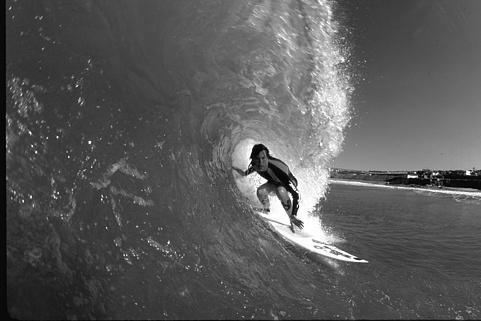
#> input picture PA3_Chakib_Cerny/image.jpg, 481 x 321 px
$ python ImageSeg.py
#> lines starting #> are read from the running program, lines starting #| are printed output that depends on the picture
import cv2
import numpy as np
import matplotlib
import matplotlib.pyplot as plt

############################################################################
#################################Binary#####################################
############################################################################
#Import the images
image = cv2.imread('image.jpg', cv2.IMREAD_GRAYSCALE)
#> image is the input picture: shape (321, 481); min 0, max 255, mean 88.9
#create a histogram for the image
plt.hist(image.ravel(),256,[0,256])
#show the histogram
plt.show()
#> figure, not shown here; tallest bar 3038 high, from x = 62 to 63
#Import the images
image2 = cv2.imread('image2.jpg', cv2.IMREAD_GRAYSCALE)
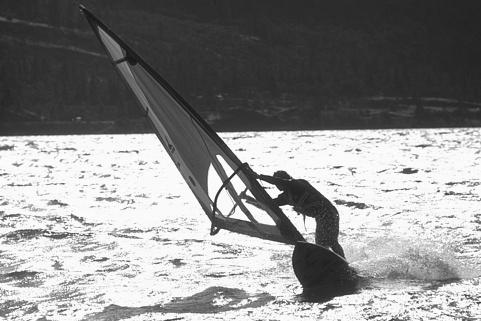
#> input picture PA3_Chakib_Cerny/image2.jpg, 481 x 321 px
#> image2 is the input picture: shape (321, 481); min 15, max 255, mean 139.2
#create a histogram for the image
plt.hist(image2.ravel(),256,[0,256])
#show the histogram
plt.show()
#> figure, not shown here; tallest bar 6287 high, from x = 255 to 256
#Import the images
image3 = cv2.imread('image3.jpg', cv2.IMREAD_GRAYSCALE)
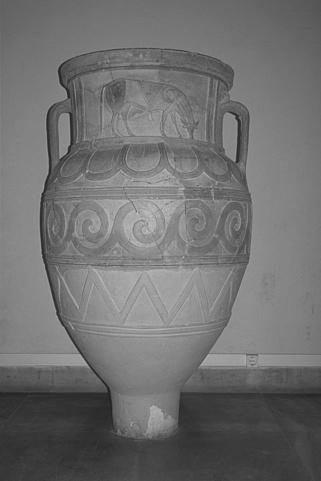
#> input picture PA3_Chakib_Cerny/image3.jpg, 321 x 481 px
#> image3 is the input picture: shape (481, 321); min 28, max 199, mean 111.4
#create a histogram for the image
plt.hist(image3.ravel(),256,[0,256])
#show the histogram
plt.show()
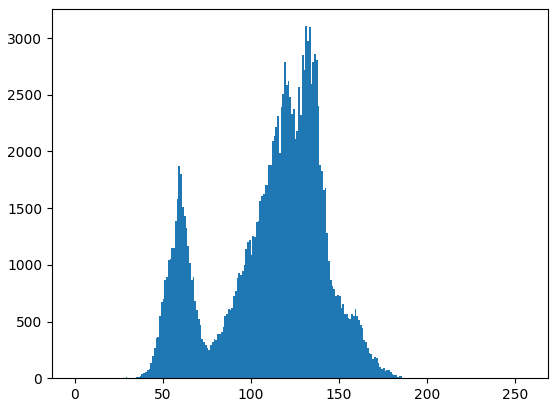
#> figure drawn by matplotlib, 1 panel; tallest bar 3105 high, from x = 131 to 132

#Blurrying the image using a gaussian filter to get rid of noise
image = cv2.GaussianBlur(image, (5, 5), 0)
image2 = cv2.GaussianBlur(image2, (5, 5), 0)
image3 = cv2.GaussianBlur(image3, (5, 5), 0)

#make a copy of the image so we can reuse it later for Otsu
Im1Bin = image.copy()
#Binary threshold, everything under 100 gets 0, everything over 255
Im1Bin[image > 100] = 255
Im1Bin[image < 100] = 0

#make a copy of the image so we can reuse it later for Otsu
Im2Bin = image2.copy()
#Binary threshold, everything under 60 gets 0, everything over 255
Im2Bin[image2 > 60] = 255
Im2Bin[image2 < 60] = 0
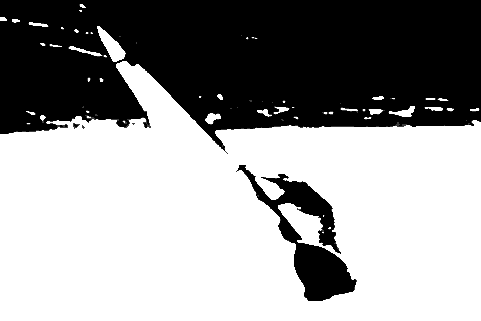
#> Im2Bin: shape (321, 481); min 0, max 255, mean 152.5

#make a copy of the image so we can reuse it later for Otsu
Im3Bin = image3.copy()
#Binary threshold, everything under 126 gets 0, everything over 255
Im3Bin[image3 > 126] = 255
Im3Bin[image3 < 126] = 0
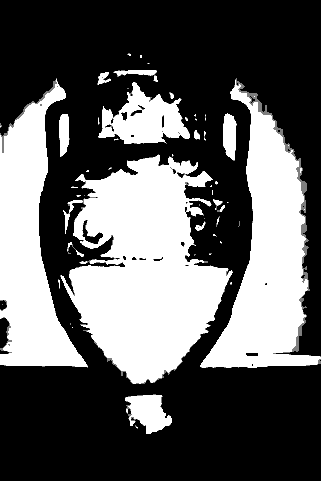
#> Im3Bin: shape (481, 321); min 0, max 255, mean 94.9

############################################################################
#################################Otsu#######################################
############################################################################
#methood that return the Otsu threshold value for giver image to avoid copying it 3 times
def getThres(image):
    #initialize variables
    maxVal, thres = 0,0
    height, width = image.shape
#> height = 321; width = 481
    #create a histogram for the image
    his = np.histogram(image, np.array(range(0, 256)))[0]
#> his = 255 values, max 3316 at index 74, min 0 at index 0, mean 605.5
    #print(his)
    #create an array from 0 to 255 which represents the pixel values
    binVal = np.array(range(0, 256))
    #loop through all the values defined earlier
    for i in binVal[1:-1]:
        #get the value for the first part of the array (0 to i)
        Wb = np.sum(his[:i])/(height*width)
        #get the value for the second part of the array (i to 255)
        Wf = np.sum(his[i:])/(height*width)
        #get the mean for the first part of the array
        meanBack = np.mean(his[:i])
        # get the mean for the second part of the array
        meanFr = np.mean(his[i:])
        #calculate the value to determine the optimal threshold
        newVal = Wb*Wf*(meanBack-meanFr)**2
        #if the optimal value is better, replace it
        if newVal > maxVal:
            maxVal = newVal
            thres = i
#> this loop made 254 passes
#> (Wb, Wf, meanBack, meanFr, newVal, maxVal) on passes 8 to 19: (2.59e-05, 1, 0.5, 625.1, 10.11, 10.11), (0.00092, 0.999, 15.78, 627.1, 343.3, 343.3), (0.00468, 0.995, 72.2, 627.3, 1433.9, 1433.9), (0.00944, 0.991, 132.5, 626.8, 2285.2, 2285.2), (0.0113, 0.989, 145.2, 628.2, 2603, 2603), (0.0122, 0.988, 144.3, 630.3, 2834.5, 2834.5), (0.013, 0.987, 143.6, 632.3, 3069.9, 3069.9), (0.0136, 0.986, 140.2, 634.6, 3283.6, 3283.6), (0.0142, 0.986, 137.1, 636.9, 3497.5, 3497.5), (0.0147, 0.985, 133.8, 639.2, 3706.9, 3706.9), (0.0153, 0.985, 130.9, 641.5, 3919, 3919), (0.0157, 0.984, 127.5, 644, 4119.1, 4119.1)
#> (Wb, Wf, meanBack, meanFr, newVal) on passes 1 to 6: (0, 1, 0, 607.9, 0), (0, 1, 0, 610.3, 0), (0, 1, 0, 612.7, 0), (0, 1, 0, 615.1, 0), (0, 1, 0, 617.6, 0), (0, 1, 0, 620.1, 0)
#> after the loop, maxVal = 152816.5; thres = 96
    return thres

otsu1 = getThres(image)
#> otsu1 = 96
print(otsu1)
#| 96
#Copy the image to apply threshold
Im1Ots = image.copy()
#Apply Otsu threshold on the image
Im1Ots[image > otsu1] = 255
Im1Ots[image < otsu1] = 0
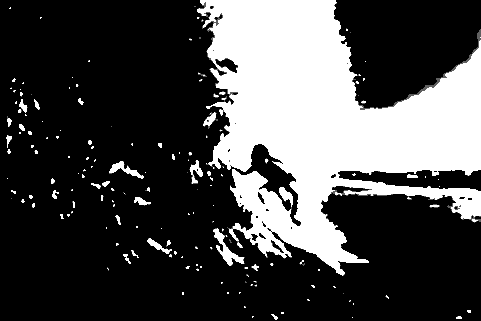
#> Im1Ots: shape (321, 481); min 0, max 255, mean 72.5

otsu2 = getThres(image2)
#> the loop in getThres (call 2), `for i in binVal[1:-1]:` made 254 passes
#> (Wb, Wf, meanBack, meanFr, newVal, maxVal) on passes 27 to 37: (1.94e-05, 1, 0.111, 677.2, 8.91, 8.91), (0.000117, 1, 0.643, 680.1, 53.81, 53.81), (0.00022, 1, 1.17, 683, 102.4, 102.4), (0.00035, 1, 1.8, 686, 163.7, 163.7), (0.000531, 0.999, 2.65, 688.9, 250, 250), (0.000823, 0.999, 3.97, 691.8, 388.8, 388.8), (0.00126, 0.999, 5.91, 694.6, 598.3, 598.3), (0.00199, 0.998, 9.06, 697.3, 942.9, 942.9), (0.00271, 0.997, 11.97, 699.9, 1280.8, 1280.8), (0.00354, 0.996, 15.19, 702.5, 1667.8, 1667.8), (0.0049, 0.995, 20.43, 704.8, 2282, 2282)
print(otsu2)
#| 242
#Copy the image to apply threshold
Im2Ots = image2.copy()
#Apply Otsu threshold on the image
Im2Ots[image2 > otsu2] = 255
#> Im2Ots: shape (321, 481); min 26, max 255, mean 140.7
Im2Ots[image2 < otsu2] = 0

otsu3 = getThres(image3)
print(otsu3)
#| 138
#Copy the image to apply threshold
Im3Ots = image3.copy()
#Apply Otsu threshold on the image
Im3Ots[image3 > otsu3] = 255
#> Im3Ots: shape (481, 321); min 39, max 255, mean 126.8
Im3Ots[image3 < otsu3] = 0
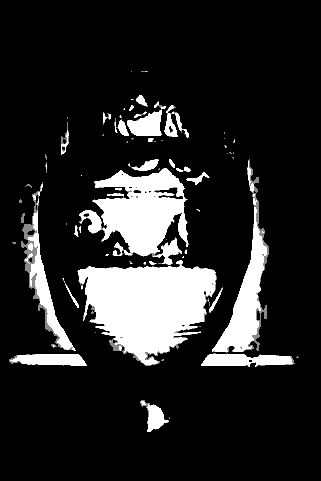
#> Im3Ots: shape (481, 321); min 0, max 255, mean 39.5

############################################################################
###########################Display results##################################
############################################################################
titles = ['Original Image 1','BINARY','OTSU','Original Image 2','BINARY','OTSU','Original Image 3','BINARY','OTSU']
images = [image, Im1Bin, Im1Ots, image2, Im2Bin, Im2Ots, image3, Im3Bin, Im3Ots]

#Loop though the previously defined array to display all the images on one plot
for i in range(9):
    plt.subplot(3,3,i+1),plt.imshow(images[i],'gray')
    plt.title(titles[i])
    plt.xticks([]),plt.yticks([])
plt.show()
